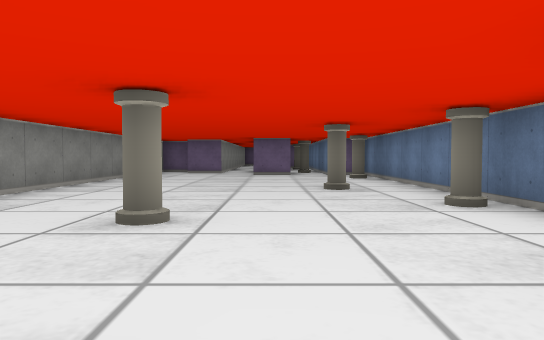
[1] (above)

13 first-person views from a walk through a cub3D ray-caster map. The camera is about half as high as the walls, tilts 2° down and sees 70° across. The floor is counted in squares. Each view is taken from the middle of a square. On the plan, view 1 faces up. The plan holds only what a view shows up to about 9 squares ahead; the rest is blank.

[2]
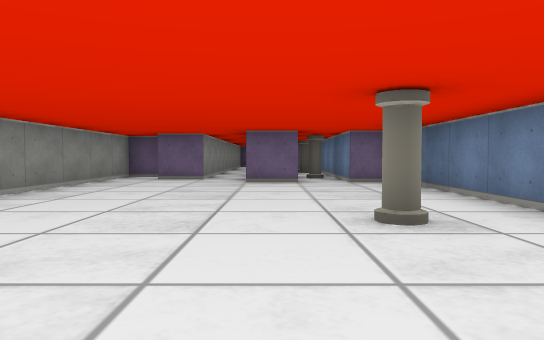

[3]
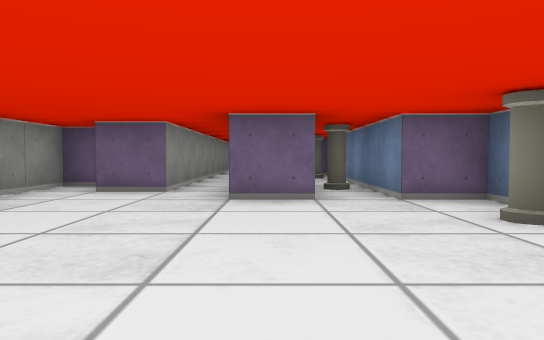

[4]
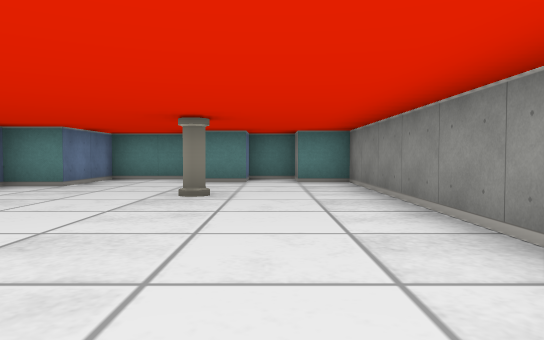

[5]
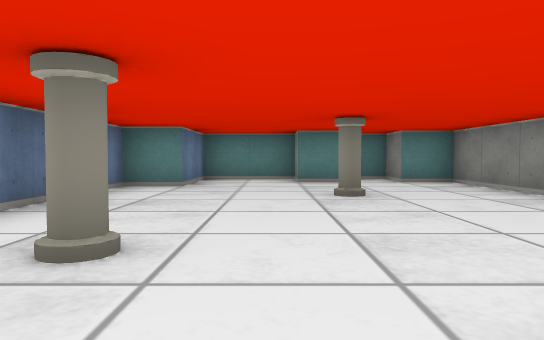

[6]
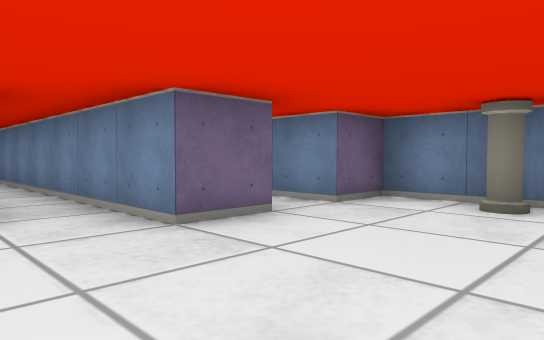

[7]
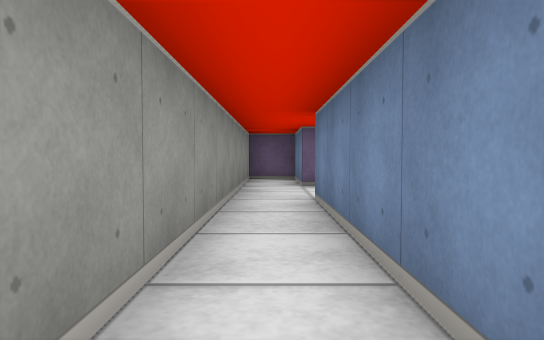

[8]
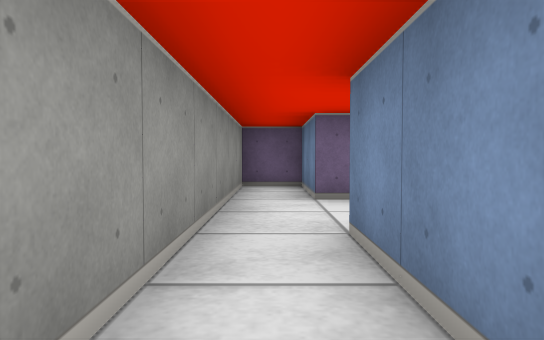

[9]
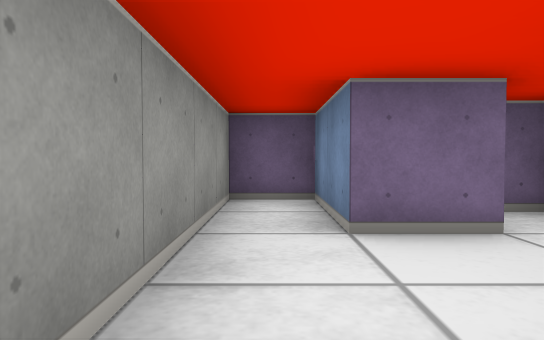

[10]
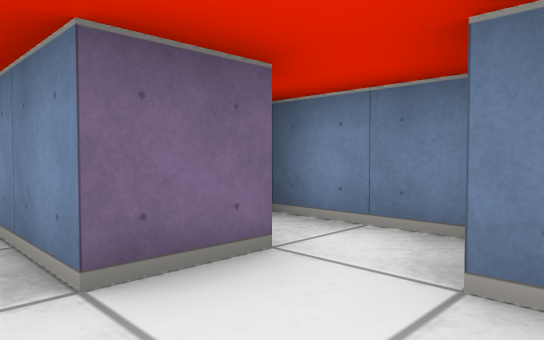

[11]
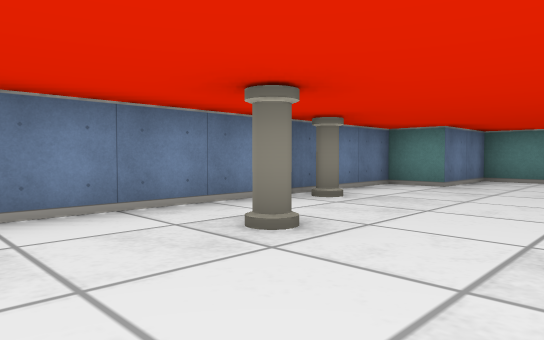

[12]
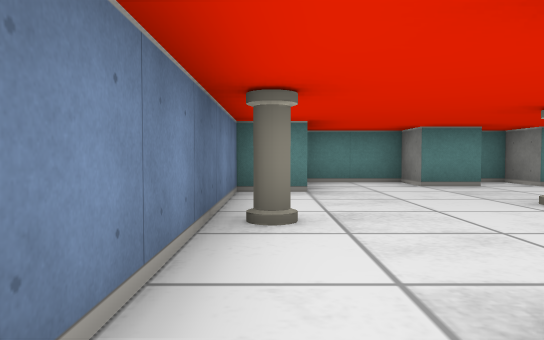

[13]
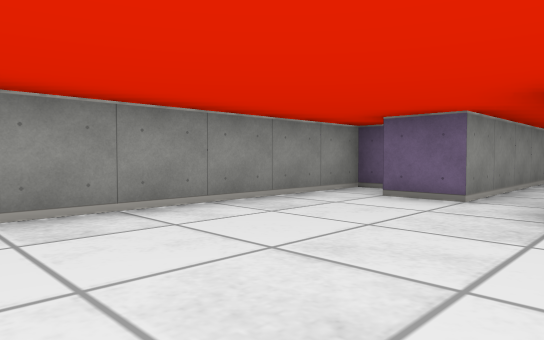

### Floor plan
Ten units are one square. View 1 is at (0, 0); x grows to the right and y downward. Boxes are objects, and circles mark ways between rooms. Rooms are numbered by the first view taken in them; rooms with no view inside come last. Other rooms are left out.
<svg viewBox="-40 -220 70 230">
<path fill="none" stroke="#000" d="M6 -105 -5 -105 -5 -175M-29 -125 -35 -125 -35 -5 -25 -5 -25 5 -15 5 -15 -5 -5 -5 -5 5 15 5 15 -15 25 -15 25 -105 15 -105 15 -139M-15 -175 -15 -115 -25 -115M6 -195 -5 -195 -5 -215 -15 -215 -15 -175M15 -188 15 -205 10 -205"/>
<rect x="-15" y="-35" width="10" height="10" fill="#bbb"><title>pillar</title></rect>
<rect x="5" y="-65" width="10" height="10" fill="#bbb"><title>pillar</title></rect>
<rect x="5" y="-125" width="10" height="10" fill="#bbb"><title>pillar</title></rect>
<rect x="15" y="-45" width="10" height="10" fill="#bbb"><title>pillar</title></rect>
<rect x="15" y="-95" width="10" height="10" fill="#bbb"><title>pillar</title></rect>
<circle cx="-10" cy="-170" r="3" fill="#2a7"/>
<text x="-10" y="-70">1</text>
<text x="0" y="-190">2</text>
</svg>
Room 1 opens to room 2.

Where each view was taken, in squares from view 1:
view 1: 0 up, 0 right, facing up
view 2: 3 up, 0 right, facing up
view 3: 6 up, 0 right, facing up
view 4: 8 up, 2 left, facing down
view 5: 8 up, 0 right, facing down
view 6: 8 up, 2 left, facing up-right
view 7: 13 up, 1 left, facing up
view 8: 15 up, 1 left, facing up
view 9: 17 up, 1 left, facing up
view 10: 18 up, 1 left, facing up-right
view 11: 8 up, 1 left, facing down-right
view 12: 7 up, 2 right, facing down
view 13: 7 up, 0 right, facing up-left
